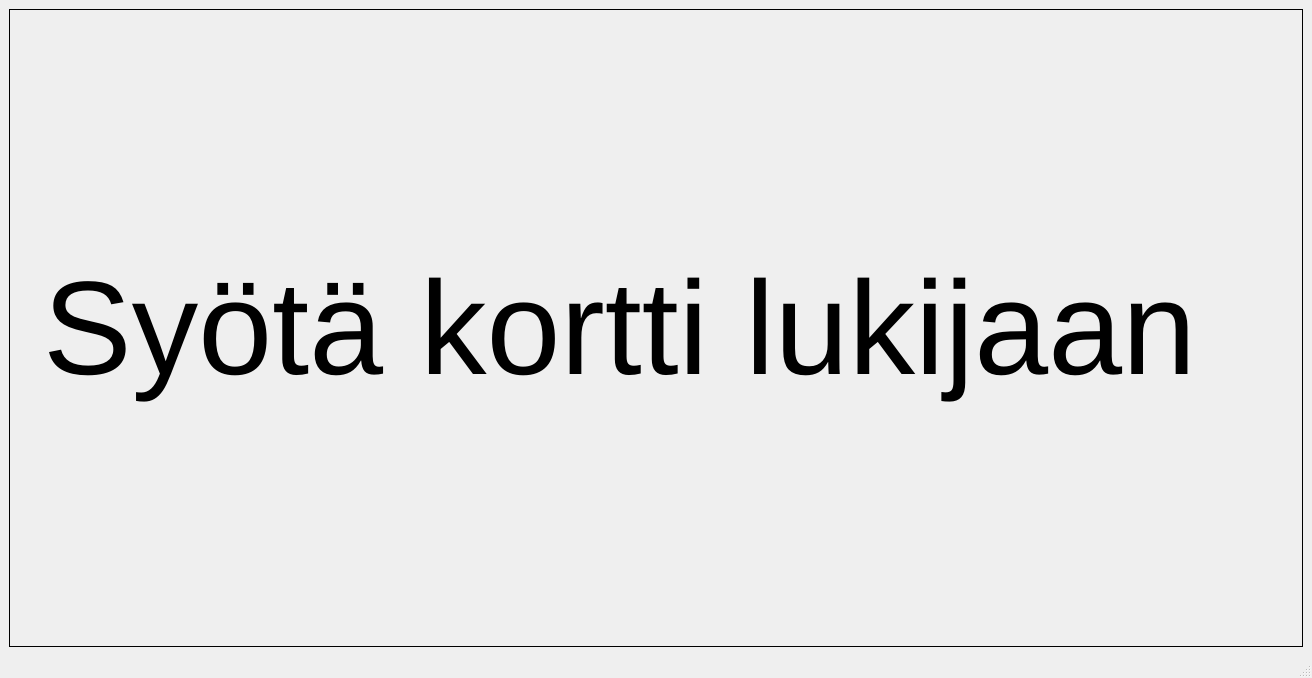
<?xml version="1.0" encoding="UTF-8"?>
<ui version="4.0">
 <class>MainWindow</class>
 <widget class="QMainWindow" name="MainWindow">
  <property name="windowModality">
   <enum>Qt::ApplicationModal</enum>
  </property>
  <property name="geometry">
   <rect>
    <x>0</x>
    <y>0</y>
    <width>1312</width>
    <height>678</height>
   </rect>
  </property>
  <property name="windowTitle">
   <string>MainWindow</string>
  </property>
  <widget class="QWidget" name="centralwidget">
   <layout class="QVBoxLayout" name="verticalLayout">
    <item>
     <widget class="QLabel" name="label">
      <property name="font">
       <font>
        <pointsize>100</pointsize>
       </font>
      </property>
      <property name="frameShape">
       <enum>QFrame::Box</enum>
      </property>
      <property name="text">
       <string>Syötä kortti lukijaan</string>
      </property>
     </widget>
    </item>
   </layout>
  </widget>
  <widget class="QMenuBar" name="menubar">
   <property name="geometry">
    <rect>
     <x>0</x>
     <y>0</y>
     <width>1312</width>
     <height>21</height>
    </rect>
   </property>
  </widget>
  <widget class="QStatusBar" name="statusbar"/>
 </widget>
 <resources/>
 <connections/>
</ui>
